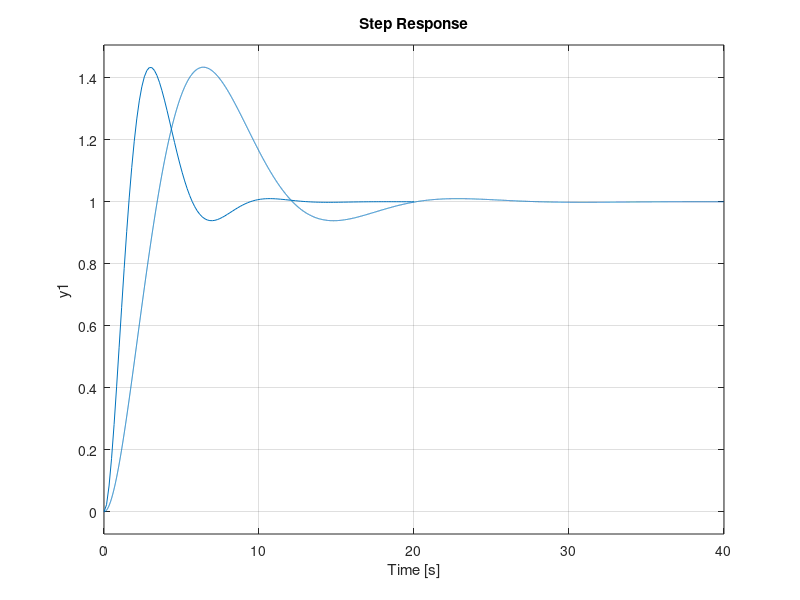

The MATLAB script that drew this image:
clear variables

Hf1 = tf(2.4, conv([0.5, 1], [50, 1]))
Hf2 = tf(8.6, conv([0.01, 1], [0.6, 1]))

T2 = 0.01;
Hd_m = tf(1, [2*T2^2 2*T2 0]);
Hr2 = Hd_m / Hf2

Hf = Hf1*Hd_m/(1+Hd_m)
Ho2 = Hd_m / (1+Hd_m)
minreal(Ho2)
T = 1/50;

T1 = 0.5+T
Hd_s = tf([4*T1 1], [8*T1^3 8*T1^2 0 0])
Hr1 = Hd_s/Hf1

Ho1 = Hd_s / (1+Hd_s)
step(Ho1), hold on


%%
Hf = Hf1 * Hf2;
T_par = T2+0.5+0.6;
Hd_sym = tf([4*T_par,1], conv([8*T_par^2,0,0],[T_par,1]));
Hr = Hd_sym/Hf;

step(feedback(Hr*Hf,1));
hold off